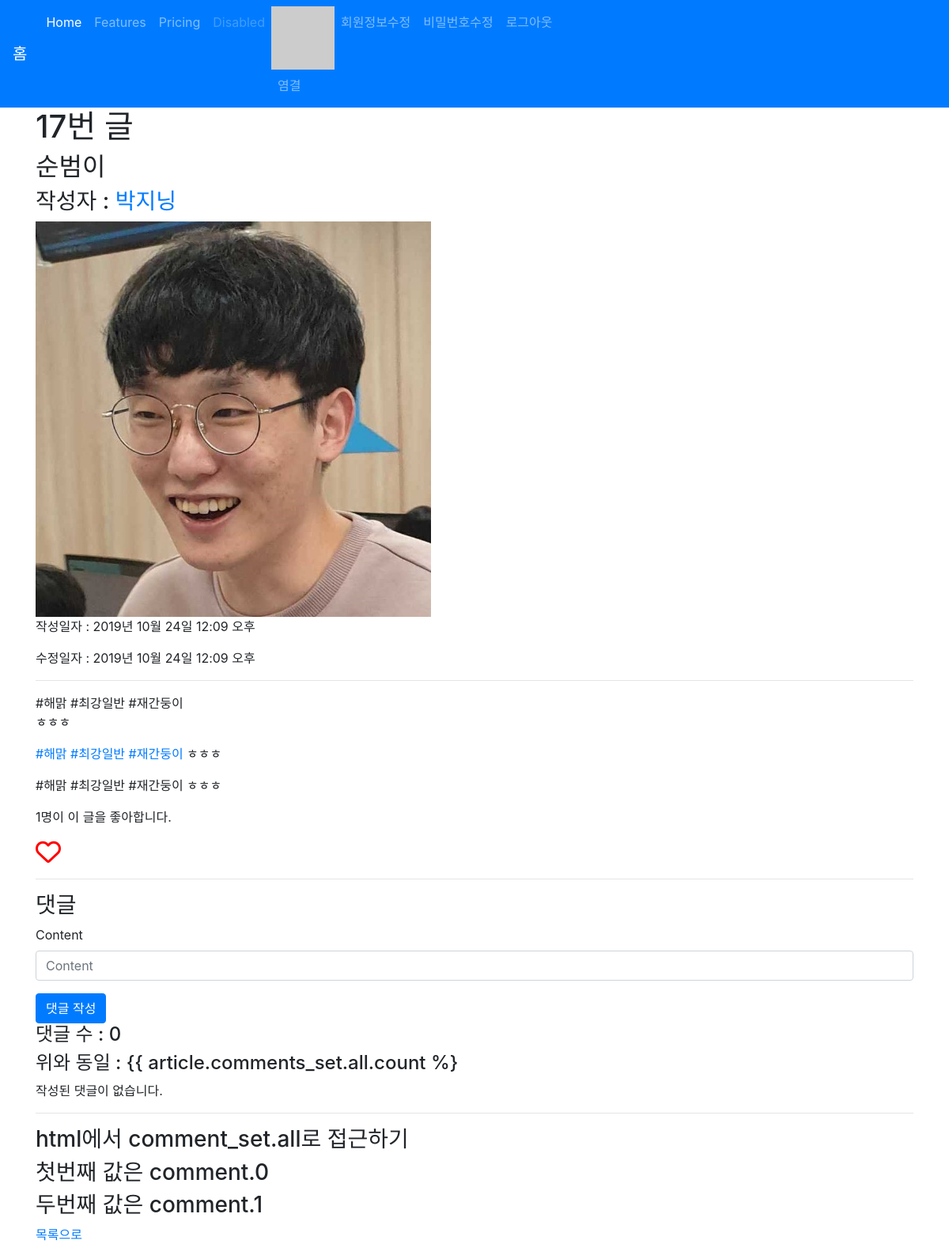
Screenshot of /articles/17/ (signed in) with the database file from the repository.
### accounts/models.py (models this page shows)
class User(AbstractUser):
    followers = models.ManyToManyField( # follower: 나를 따르는 사람
        settings.AUTH_USER_MODEL,
        related_name='followings',
        blank=True
    )

### articles/models.py (models this page shows, shortened)
class Article(models.Model):
    title = models.CharField(max_length=10)
    content = models.TextField()
    image = models.ImageField(blank=True)
    image_thumbnail = ImageSpecField(
        processors=[ResizeToFill(300, 300)],
        format='JPEG',
        options={'quality': 80}
    )
    created_at = models.DateTimeField(auto_now_add=True)
    updated_at = models.DateTimeField(auto_now=True)
    user = models.ForeignKey(settings.AUTH_USER_MODEL, on_delete=models.CASCADE)
    like_users = models.ManyToManyField(
                                settings.AUTH_USER_MODEL,
                                related_name='like_articles',
                                blank=True
                                )
    hashtags = models.ManyToManyField(
                                HashTag,
                                related_name='articles',
                                blank=True
                                )

class HashTag(models.Model):
    content = models.TextField(unique=True)

### articles/views.py (the view)
# urls.py: path('<int:article_pk>/', views.detail, name='detail'),
def detail(request, article_pk):
    article = get_object_or_404(Article, pk=article_pk) # 없으면 404 에러, 안해주면 500error가 뜬다.
    comments = article.comment_set.all()
    comment_form = CommentForm()
    context = {
        'article': article,
        'comments': comments,
        'comment_form': comment_form,
        'image': article.image
    }
    return render(request, 'articles/detail.html', context)

### articles/forms.py
class CommentForm(forms.ModelForm):
    class Meta:
        model = Comment
        fields = ('content', ) # 지정 필드만 보여줌

### articles/templatetags/gravatar.py (called while the page is built)
@register.filter
def makehash(user):
    email = user.email
    social_user = user.socialaccount_set.all().first()
    if social_user: # 있으면,
        return social_user.extra_data.get('properties').get('profile_image')
    return 'https://www.gravatar.com/avatar/' + hashlib.md5(email.strip().lower().encode('utf-8')).hexdigest()

### articles/templatetags/hashtag.py (called while the page is built)
@register.filter
def make_link(article):
    content = article.content
    hashtags = article.hashtags.all()
    for hashtag in hashtags:
        content = re.sub(f'{hashtag.content}\\b',
                    f'<a href="/hashtags/{hashtag.pk}/">{hashtag.content} </a>',
                    content)
    return content

### articles/templates/articles/detail.html (shortened to what this page needs)
{% extends 'articles/base.html' %}
{% load bootstrap4 %}
{% block body %}
<h1>{{ article.id }}번 글</h1>
<h2>{{ article.title }}</h2>
<h3>작성자 : <a href="{% url 'accounts:profile' article.user.pk %}">{{ article.user }}</a></h3>
{% if image %}
  <img src="{{ image.url }}" alt="{{ image.name }}" width="500">
{% endif %}
<p>작성일자 : {{ article.created_at }}</p>
<p>수정일자 : {{ article.updated_at }}</p>
<hr>
<p>{{ article.content|linebreaksbr }}</p>
{% load hashtag %}
<p>{{ article|make_link|safe }}</p>
<p>{{ article.content }}</p>
<p>{{ article.like_users.count }}명이 이 글을 좋아합니다.</p>
<a href="{% url 'articles:like' article.pk %}">
  {% if user in article.like_users.all %}
  <i class="fas fa-heart fa-2x animated infinite bounce delay-2s" style="color: red;"></i>
  {% else %}
  <i class="far fa-heart fa-2x animated infinite bounce delay-2s" style="color: red;"></i>
  {% endif %}</a>
<hr>
<h3>댓글</h3>
{% if user.is_authenticated %}
<form action="{% url 'articles:comment_create' article.pk %}" method="POST" class="form">
  {% bootstrap_form comment_form %}
  {% buttons %}
  <button type="submit" class="btn btn-primary">댓글 작성</button>
  {% endbuttons %}
</form>
{% endif %}
<h4>댓글 수 : {{ comments.count }}</h4>
<h4>위와 동일 : {{ article.comments_set.all.count %}</h4>
{% for comment in article.comment_set.all %}
<p><b>{{ comment.user.username }}</b> {{ comment.content }}</p>
{% if comment.user == user %}
<form action="{% url 'articles:comment_delete' comment.pk %}" method="POST" onclick="return confirm('정말로 삭제하시겠습니까?')">
  {% csrf_token %}
  <input type="submit" value="댓글 삭제">
</form>
{% endif %}
<hr>
{% empty %}
<p>작성된 댓글이 없습니다.</p>
{% endfor %}
<hr>
<h3>html에서 comment_set.all로 접근하기</h3>
<h3>첫번째 값은 comment.0</h3>
<h3>두번째 값은 comment.1</h3>
<a href="{% url 'articles:index' %}">목록으로</a>
{% endblock %}

### articles/templates/_navbar.html (shortened to what this page needs)
<nav class="navbar navbar-expand-lg navbar-dark bg-primary">
  <a class="navbar-brand" href="/articles/">홈</a>
  <div class="collapse navbar-collapse" id="navbarNav">
    <ul class="navbar-nav">
      <li class="nav-item active">
        <a class="nav-link" href="#">Home <span class="sr-only">(current)</span></a>
      </li>
      <li class="nav-item">
        <a class="nav-link" href="#">Features</a>
      </li>
      <li class="nav-item">
        <a class="nav-link" href="#">Pricing</a>
      </li>
      <li class="nav-item">
        <a class="nav-link disabled" href="#" tabindex="-1" aria-disabled="true">Disabled</a>
      </li>
      {% if user.is_authenticated %}
      <li class="nav-item">
        {% load gravatar %}
        <img src="{{ user|makehash }}" alt="">
        <a class="nav-link" href="{% url 'accounts:profile' user.pk %}">{{ user.username }}</a>
      </li>
      <li class="nav-item">
        <a class="nav-link" href="{% url 'accounts:update' %}">회원정보수정</a>
      </li>
      <li class="nav-item">
        <a class="nav-link" href="{% url 'accounts:password' %}">비밀번호수정</a>
      </li>
      <li class="nav-item">
        <a class="nav-link" href="{% url 'accounts:logout' %}">로그아웃</a>
      </li>
      {% endif %}
    </ul>
  </div>
</nav>

### rows the page displays
User: username "염결"
Article: id "17", title "순범이", user "박지닝", created_at "2019년 10월 24일 12:09 오후", updated_at "2019년 10월 24일 12:09 오후", content "#해맑 #최강일반 #재간둥이 ㅎㅎㅎ", content+id "#해맑 #최강일반 #재간둥이 ㅎㅎㅎ", like_users.count "1", count "0"
